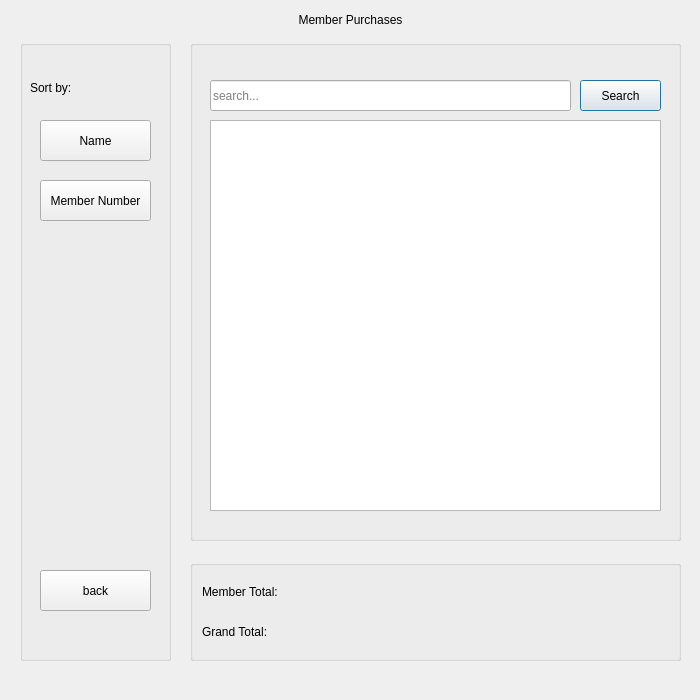
<?xml version="1.0" encoding="UTF-8"?>
<ui version="4.0">
 <class>MemberPurchases</class>
 <widget class="QDialog" name="MemberPurchases">
  <property name="geometry">
   <rect>
    <x>0</x>
    <y>0</y>
    <width>700</width>
    <height>700</height>
   </rect>
  </property>
  <property name="windowTitle">
   <string>Dialog</string>
  </property>
  <widget class="QGroupBox" name="groupBox_2">
   <property name="geometry">
    <rect>
     <x>190</x>
     <y>560</y>
     <width>491</width>
     <height>101</height>
    </rect>
   </property>
   <property name="title">
    <string/>
   </property>
   <layout class="QVBoxLayout" name="verticalLayout">
    <item>
     <widget class="QLabel" name="label_3">
      <property name="text">
       <string>Member Total:</string>
      </property>
     </widget>
    </item>
    <item>
     <widget class="QLabel" name="label_4">
      <property name="text">
       <string>Grand Total:</string>
      </property>
     </widget>
    </item>
   </layout>
  </widget>
  <widget class="QGroupBox" name="groupBox_3">
   <property name="geometry">
    <rect>
     <x>190</x>
     <y>40</y>
     <width>491</width>
     <height>501</height>
    </rect>
   </property>
   <property name="title">
    <string/>
   </property>
   <widget class="QListView" name="listView">
    <property name="geometry">
     <rect>
      <x>20</x>
      <y>80</y>
      <width>451</width>
      <height>391</height>
     </rect>
    </property>
    <property name="verticalScrollBarPolicy">
     <enum>Qt::ScrollBarAsNeeded</enum>
    </property>
    <property name="horizontalScrollBarPolicy">
     <enum>Qt::ScrollBarAlwaysOff</enum>
    </property>
    <property name="verticalScrollMode">
     <enum>QAbstractItemView::ScrollPerPixel</enum>
    </property>
   </widget>
   <widget class="QLineEdit" name="searchbar">
    <property name="geometry">
     <rect>
      <x>20</x>
      <y>40</y>
      <width>361</width>
      <height>31</height>
     </rect>
    </property>
    <property name="text">
     <string/>
    </property>
    <property name="placeholderText">
     <string>search...</string>
    </property>
    <property name="clearButtonEnabled">
     <bool>true</bool>
    </property>
   </widget>
   <widget class="QHoverSensitiveButton" name="SearchBar">
    <property name="geometry">
     <rect>
      <x>390</x>
      <y>40</y>
      <width>81</width>
      <height>31</height>
     </rect>
    </property>
    <property name="text">
     <string>Search</string>
    </property>
   </widget>
  </widget>
  <widget class="QGroupBox" name="groupBox">
   <property name="geometry">
    <rect>
     <x>20</x>
     <y>40</y>
     <width>151</width>
     <height>621</height>
    </rect>
   </property>
   <property name="title">
    <string/>
   </property>
   <widget class="QLabel" name="label_2">
    <property name="geometry">
     <rect>
      <x>10</x>
      <y>40</y>
      <width>111</width>
      <height>16</height>
     </rect>
    </property>
    <property name="text">
     <string>Sort by:</string>
    </property>
   </widget>
   <widget class="QHoverSensitiveButton" name="back">
    <property name="geometry">
     <rect>
      <x>20</x>
      <y>530</y>
      <width>111</width>
      <height>41</height>
     </rect>
    </property>
    <property name="text">
     <string>back</string>
    </property>
   </widget>
   <widget class="QHoverSensitiveButton" name="name">
    <property name="geometry">
     <rect>
      <x>20</x>
      <y>80</y>
      <width>111</width>
      <height>41</height>
     </rect>
    </property>
    <property name="text">
     <string>Name</string>
    </property>
   </widget>
   <widget class="QHoverSensitiveButton" name="membernumber">
    <property name="geometry">
     <rect>
      <x>20</x>
      <y>140</y>
      <width>111</width>
      <height>41</height>
     </rect>
    </property>
    <property name="text">
     <string>Member Number</string>
    </property>
   </widget>
  </widget>
  <widget class="QLabel" name="label">
   <property name="geometry">
    <rect>
     <x>20</x>
     <y>10</y>
     <width>661</width>
     <height>20</height>
    </rect>
   </property>
   <property name="text">
    <string>&lt;html&gt;&lt;head/&gt;&lt;body&gt;&lt;p align=&quot;center&quot;&gt;Member Purchases&lt;/p&gt;&lt;/body&gt;&lt;/html&gt;</string>
   </property>
  </widget>
 </widget>
 <customwidgets>
  <customwidget>
   <class>QHoverSensitiveButton</class>
   <extends>QPushButton</extends>
   <header>qhoversensitivebutton.h</header>
  </customwidget>
 </customwidgets>
 <resources/>
 <connections/>
</ui>
